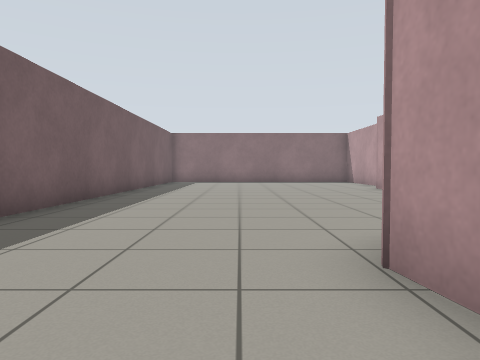
view 1 (above)

12 first-person views from a walk through a Gazebo world. The camera is 0.72 m above the floor, tilts 2° down and sees 70° across. The floor is counted in squares, 1 m on a side. Each view is taken from the middle of a square. On the plan, view 1 faces up. The plan holds only what a view shows up to about 11 squares ahead; the rest is blank.

view 2
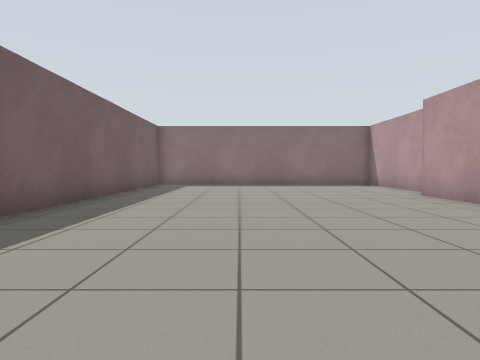

view 3
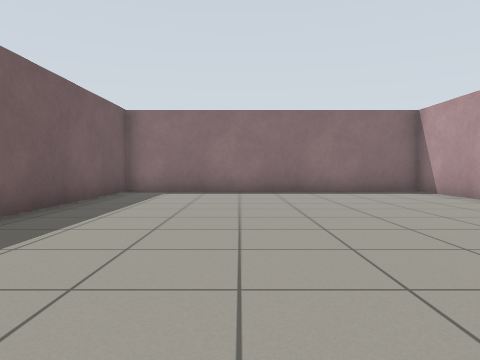

view 4
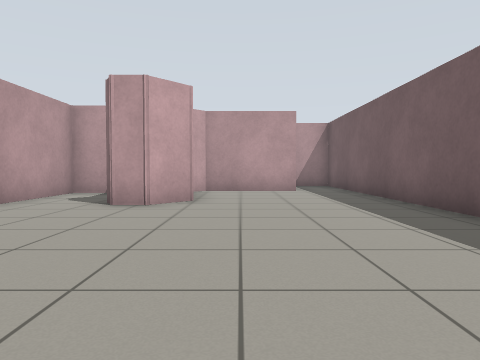

view 5
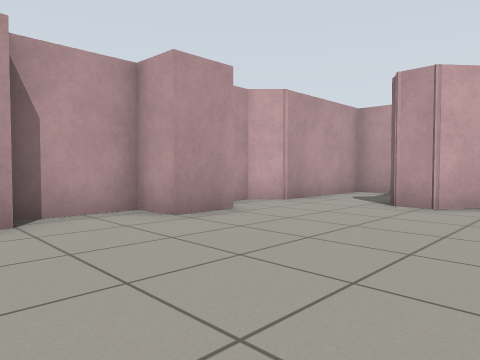

view 6
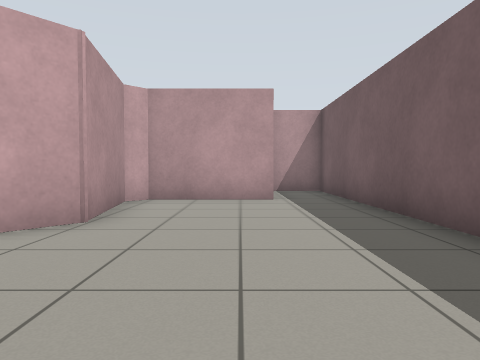

view 7
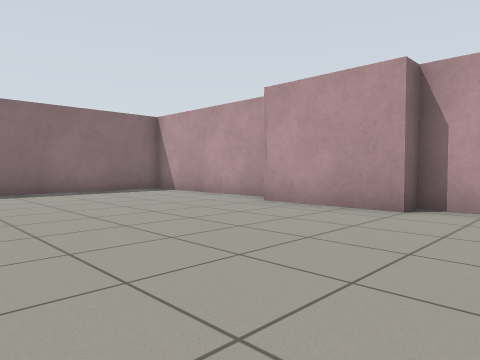

view 8
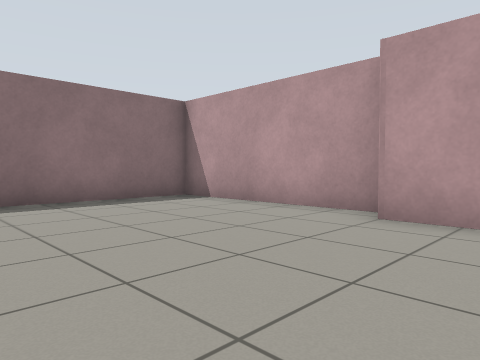

view 9
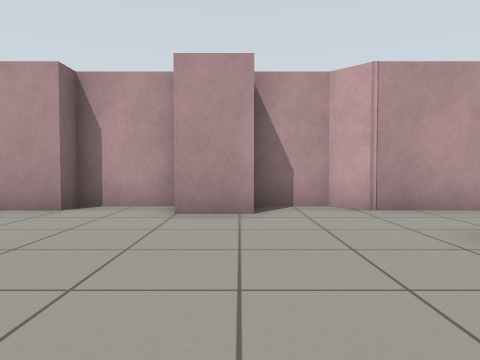

view 10
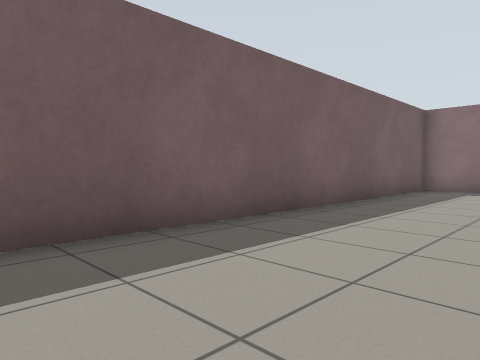

view 11
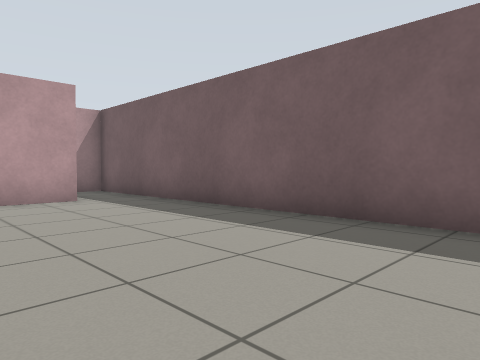

view 12
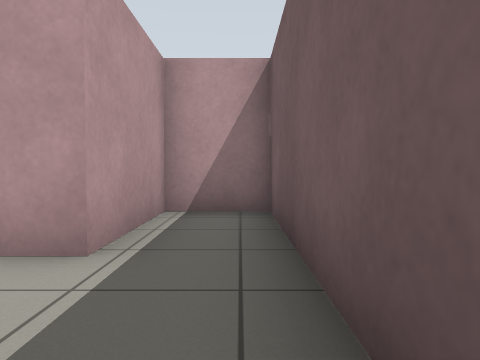

### Floor plan
Points are (right, up) in squares from view 1. A wall is a line through its corners. A room is listed if a view was taken in it or the views show most of it. See-through windows are left out.
Room 1 (views 1, 2, 3, 4, 5, 6, 7, 8, 9, 10, 11, 12)
walls: (4.4, 5.8) (4.4, 7) (5.4, 7.1) (5.4, 9) (4.8, 9) (4.8, 12.1); (5.4, 12.3) (5.4, 17.6) (-3.5, 17.6) (-3.5, -3.6) (-1.8, -3.6) (-1.8, -0.8) (1.1, -0.8) (1.5, -0.4) (1.1, 2.5) (1.8, 3.4) (2.5, 3.4) (2.7, 3); (3.8, 0.1) (4.8, 0.2) (4.8, 3.7) (5.4, 4.3) (5.4, 5.8)

Positions as (right, up) in squares from view 1, and headings:
1: (0, 0), facing up
2: (0, 3), facing up
3: (0, 7), facing up
4: (0, 10), facing down
5: (0, 10), facing down-right
6: (-1, 7), facing down
7: (-1, 7), facing up-right
8: (0, 10), facing up-right
9: (-1, 6), facing right
10: (0, 6), facing up-left
11: (1, 7), facing down-left
12: (-3, 2), facing down
